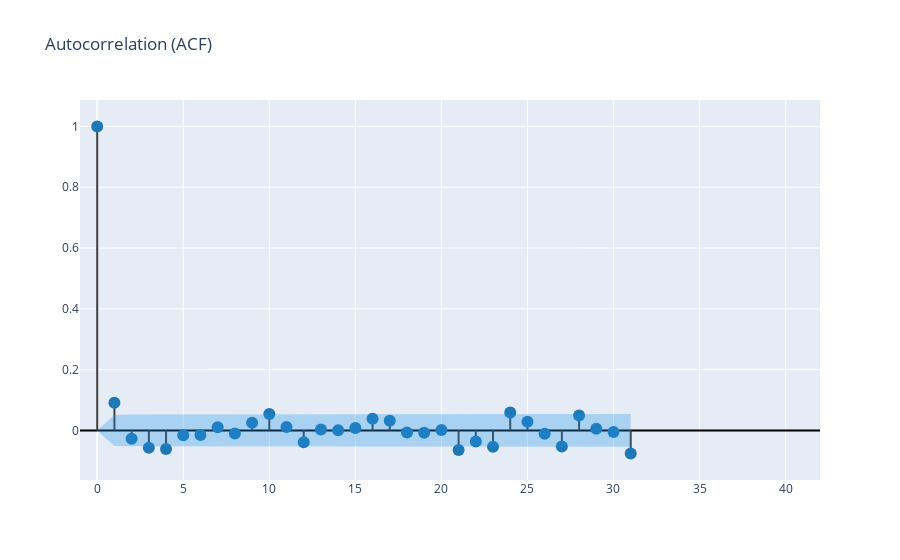
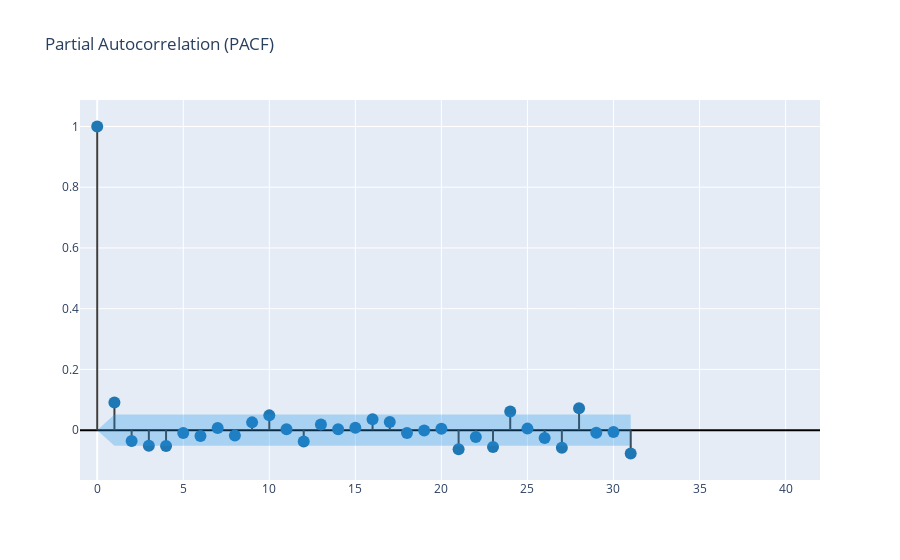

Notebook code cell kept with these figures, in order:
### Code cell
test_and_plots(Google_df.High_diff)

### Figure 1 — Plotly figure (JSON) as saved in the notebook; plotly's stock layout.template omitted (floating-point values rounded to 4 significant figures)
{"data": [{"line": {"color": "#3f3f3f"}, "mode": "lines", "showlegend": false, "type": "scatter", "x": [0, 0], "y": [0, 1]}, {"line": {"color": "#3f3f3f"}, "mode": "lines", "showlegend": false, "type": "scatter", "x": [1, 1], "y": [0, 0.09103]}, {"line": {"color": "#3f3f3f"}, "mode": "lines", "showlegend": false, "type": "scatter", "x": [2, 2], "y": [0, -0.02751]}, {"line": {"color": "#3f3f3f"}, "mode": "lines", "showlegend": false, "type": "scatter", "x": [3, 3], "y": [0, -0.05693]}, {"line": {"color": "#3f3f3f"}, "mode": "lines", "showlegend": false, "type": "scatter", "x": [4, 4], "y": [0, -0.06091]}, {"line": {"color": "#3f3f3f"}, "mode": "lines", "showlegend": false, "type": "scatter", "x": [5, 5], "y": [0, -0.01628]}, {"line": {"color": "#3f3f3f"}, "mode": "lines", "showlegend": false, "type": "scatter", "x": [6, 6], "y": [0, -0.01524]}, {"line": {"color": "#3f3f3f"}, "mode": "lines", "showlegend": false, "type": "scatter", "x": [7, 7], "y": [0, 0.01034]}, {"line": {"color": "#3f3f3f"}, "mode": "lines", "showlegend": false, "type": "scatter", "x": [8, 8], "y": [0, -0.01012]}, {"line": {"color": "#3f3f3f"}, "mode": "lines", "showlegend": false, "type": "scatter", "x": [9, 9], "y": [0, 0.02518]}, {"line": {"color": "#3f3f3f"}, "mode": "lines", "showlegend": false, "type": "scatter", "x": [10, 10], "y": [0, 0.05402]}, {"line": {"color": "#3f3f3f"}, "mode": "lines", "showlegend": false, "type": "scatter", "x": [11, 11], "y": [0, 0.0111]}, {"line": {"color": "#3f3f3f"}, "mode": "lines", "showlegend": false, "type": "scatter", "x": [12, 12], "y": [0, -0.03913]}, {"line": {"color": "#3f3f3f"}, "mode": "lines", "showlegend": false, "type": "scatter", "x": [13, 13], "y": [0, 0.003279]}, {"line": {"color": "#3f3f3f"}, "mode": "lines", "showlegend": false, "type": "scatter", "x": [14, 14], "y": [0, 0.0005934]}, {"line": {"color": "#3f3f3f"}, "mode": "lines", "showlegend": false, "type": "scatter", "x": [15, 15], "y": [0, 0.007863]}, {"line": {"color": "#3f3f3f"}, "mode": "lines", "showlegend": false, "type": "scatter", "x": [16, 16], "y": [0, 0.03829]}, {"line": {"color": "#3f3f3f"}, "mode": "lines", "showlegend": false, "type": "scatter", "x": [17, 17], "y": [0, 0.03162]}, {"line": {"color": "#3f3f3f"}, "mode": "lines", "showlegend": false, "type": "scatter", "x": [18, 18], "y": [0, -0.006999]}, {"line": {"color": "#3f3f3f"}, "mode": "lines", "showlegend": false, "type": "scatter", "x": [19, 19], "y": [0, -0.008048]}, {"line": {"color": "#3f3f3f"}, "mode": "lines", "showlegend": false, "type": "scatter", "x": [20, 20], "y": [0, 0.001487]}, {"line": {"color": "#3f3f3f"}, "mode": "lines", "showlegend": false, "type": "scatter", "x": [21, 21], "y": [0, -0.06433]}, {"line": {"color": "#3f3f3f"}, "mode": "lines", "showlegend": false, "type": "scatter", "x": [22, 22], "y": [0, -0.03652]}, {"line": {"color": "#3f3f3f"}, "mode": "lines", "showlegend": false, "type": "scatter", "x": [23, 23], "y": [0, -0.05413]}, {"line": {"color": "#3f3f3f"}, "mode": "lines", "showlegend": false, "type": "scatter", "x": [24, 24], "y": [0, 0.05898]}, {"line": {"color": "#3f3f3f"}, "mode": "lines", "showlegend": false, "type": "scatter", "x": [25, 25], "y": [0, 0.02847]}, {"line": {"color": "#3f3f3f"}, "mode": "lines", "showlegend": false, "type": "scatter", "x": [26, 26], "y": [0, -0.01077]}, {"line": {"color": "#3f3f3f"}, "mode": "lines", "showlegend": false, "type": "scatter", "x": [27, 27], "y": [0, -0.05332]}, {"line": {"color": "#3f3f3f"}, "mode": "lines", "showlegend": false, "type": "scatter", "x": [28, 28], "y": [0, 0.04869]}, {"line": {"color": "#3f3f3f"}, "mode": "lines", "showlegend": false, "type": "scatter", "x": [29, 29], "y": [0, 0.005713]}, {"line": {"color": "#3f3f3f"}, "mode": "lines", "showlegend": false, "type": "scatter", "x": [30, 30], "y": [0, -0.005062]}, {"line": {"color": "#3f3f3f"}, "mode": "lines", "showlegend": false, "type": "scatter", "x": [31, 31], "y": [0, -0.07608]}, {"marker": {"color": "#1f77b4", "size": 12}, "mode": "markers", "showlegend": false, "type": "scatter", "x": [0, 1, 2, 3, 4, 5, 6, 7, 8, 9, 10, 11, 12, 13, 14, 15, 16, 17, 18, 19, 20, 21, 22, 23, 24, 25, 26, 27, 28, 29, 30, 31], "y": [1, 0.09103, -0.02751, -0.05693, -0.06091, -0.01628, -0.01524, 0.01034, -0.01012, 0.02518, 0.05402, 0.0111, -0.03913, 0.003279, 0.0005934, 0.007863, 0.03829, 0.03162, -0.006999, -0.008048, 0.001487, -0.06433, -0.03652, -0.05413, 0.05898, 0.02847, -0.01077, -0.05332, 0.04869, 0.005713, -0.005062, -0.07608]}, {"line": {"color": "rgba(255,255,255,0)"}, "mode": "lines", "showlegend": false, "type": "scatter", "x": [0, 1, 2, 3, 4, 5, 6, 7, 8, 9, 10, 11, 12, 13, 14, 15, 16, 17, 18, 19, 20, 21, 22, 23, 24, 25, 26, 27, 28, 29, 30, 31], "y": [0, 0.05152, 0.05195, 0.05199, 0.05215, 0.05234, 0.05236, 0.05237, 0.05237, 0.05238, 0.05241, 0.05256, 0.05256, 0.05264, 0.05264, 0.05264, 0.05264, 0.05272, 0.05277, 0.05277, 0.05277, 0.05277, 0.05298, 0.05305, 0.0532, 0.05337, 0.05341, 0.05342, 0.05356, 0.05367, 0.05368, 0.05368]}, {"fill": "tonexty", "fillcolor": "rgba(32, 146, 230,0.3)", "line": {"color": "rgba(255,255,255,0)"}, "mode": "lines", "showlegend": false, "type": "scatter", "x": [0, 1, 2, 3, 4, 5, 6, 7, 8, 9, 10, 11, 12, 13, 14, 15, 16, 17, 18, 19, 20, 21, 22, 23, 24, 25, 26, 27, 28, 29, 30, 31], "y": [0, -0.05152, -0.05195, -0.05199, -0.05215, -0.05234, -0.05236, -0.05237, -0.05237, -0.05238, -0.05241, -0.05256, -0.05256, -0.05264, -0.05264, -0.05264, -0.05264, -0.05272, -0.05277, -0.05277, -0.05277, -0.05277, -0.05298, -0.05305, -0.0532, -0.05337, -0.05341, -0.05342, -0.05356, -0.05367, -0.05368, -0.05368]}], "layout": {"title": {"text": "Autocorrelation (ACF)"}, "xaxis": {"range": [-1, 42]}, "yaxis": {"zerolinecolor": "#000000"}}}

### Figure 2 — Plotly figure (JSON) as saved in the notebook; plotly's stock layout.template omitted (floating-point values rounded to 4 significant figures)
{"data": [{"line": {"color": "#3f3f3f"}, "mode": "lines", "showlegend": false, "type": "scatter", "x": [0, 0], "y": [0, 1]}, {"line": {"color": "#3f3f3f"}, "mode": "lines", "showlegend": false, "type": "scatter", "x": [1, 1], "y": [0, 0.09109]}, {"line": {"color": "#3f3f3f"}, "mode": "lines", "showlegend": false, "type": "scatter", "x": [2, 2], "y": [0, -0.03615]}, {"line": {"color": "#3f3f3f"}, "mode": "lines", "showlegend": false, "type": "scatter", "x": [3, 3], "y": [0, -0.05165]}, {"line": {"color": "#3f3f3f"}, "mode": "lines", "showlegend": false, "type": "scatter", "x": [4, 4], "y": [0, -0.0526]}, {"line": {"color": "#3f3f3f"}, "mode": "lines", "showlegend": false, "type": "scatter", "x": [5, 5], "y": [0, -0.009367]}, {"line": {"color": "#3f3f3f"}, "mode": "lines", "showlegend": false, "type": "scatter", "x": [6, 6], "y": [0, -0.01943]}, {"line": {"color": "#3f3f3f"}, "mode": "lines", "showlegend": false, "type": "scatter", "x": [7, 7], "y": [0, 0.006943]}, {"line": {"color": "#3f3f3f"}, "mode": "lines", "showlegend": false, "type": "scatter", "x": [8, 8], "y": [0, -0.01747]}, {"line": {"color": "#3f3f3f"}, "mode": "lines", "showlegend": false, "type": "scatter", "x": [9, 9], "y": [0, 0.02556]}, {"line": {"color": "#3f3f3f"}, "mode": "lines", "showlegend": false, "type": "scatter", "x": [10, 10], "y": [0, 0.04861]}, {"line": {"color": "#3f3f3f"}, "mode": "lines", "showlegend": false, "type": "scatter", "x": [11, 11], "y": [0, 0.002795]}, {"line": {"color": "#3f3f3f"}, "mode": "lines", "showlegend": false, "type": "scatter", "x": [12, 12], "y": [0, -0.03742]}, {"line": {"color": "#3f3f3f"}, "mode": "lines", "showlegend": false, "type": "scatter", "x": [13, 13], "y": [0, 0.01885]}, {"line": {"color": "#3f3f3f"}, "mode": "lines", "showlegend": false, "type": "scatter", "x": [14, 14], "y": [0, 0.002893]}, {"line": {"color": "#3f3f3f"}, "mode": "lines", "showlegend": false, "type": "scatter", "x": [15, 15], "y": [0, 0.007488]}, {"line": {"color": "#3f3f3f"}, "mode": "lines", "showlegend": false, "type": "scatter", "x": [16, 16], "y": [0, 0.0361]}, {"line": {"color": "#3f3f3f"}, "mode": "lines", "showlegend": false, "type": "scatter", "x": [17, 17], "y": [0, 0.02692]}, {"line": {"color": "#3f3f3f"}, "mode": "lines", "showlegend": false, "type": "scatter", "x": [18, 18], "y": [0, -0.009507]}, {"line": {"color": "#3f3f3f"}, "mode": "lines", "showlegend": false, "type": "scatter", "x": [19, 19], "y": [0, -0.001242]}, {"line": {"color": "#3f3f3f"}, "mode": "lines", "showlegend": false, "type": "scatter", "x": [20, 20], "y": [0, 0.004876]}, {"line": {"color": "#3f3f3f"}, "mode": "lines", "showlegend": false, "type": "scatter", "x": [21, 21], "y": [0, -0.06308]}, {"line": {"color": "#3f3f3f"}, "mode": "lines", "showlegend": false, "type": "scatter", "x": [22, 22], "y": [0, -0.0227]}, {"line": {"color": "#3f3f3f"}, "mode": "lines", "showlegend": false, "type": "scatter", "x": [23, 23], "y": [0, -0.05548]}, {"line": {"color": "#3f3f3f"}, "mode": "lines", "showlegend": false, "type": "scatter", "x": [24, 24], "y": [0, 0.06126]}, {"line": {"color": "#3f3f3f"}, "mode": "lines", "showlegend": false, "type": "scatter", "x": [25, 25], "y": [0, 0.004954]}, {"line": {"color": "#3f3f3f"}, "mode": "lines", "showlegend": false, "type": "scatter", "x": [26, 26], "y": [0, -0.02596]}, {"line": {"color": "#3f3f3f"}, "mode": "lines", "showlegend": false, "type": "scatter", "x": [27, 27], "y": [0, -0.05785]}, {"line": {"color": "#3f3f3f"}, "mode": "lines", "showlegend": false, "type": "scatter", "x": [28, 28], "y": [0, 0.07216]}, {"line": {"color": "#3f3f3f"}, "mode": "lines", "showlegend": false, "type": "scatter", "x": [29, 29], "y": [0, -0.008745]}, {"line": {"color": "#3f3f3f"}, "mode": "lines", "showlegend": false, "type": "scatter", "x": [30, 30], "y": [0, -0.006214]}, {"line": {"color": "#3f3f3f"}, "mode": "lines", "showlegend": false, "type": "scatter", "x": [31, 31], "y": [0, -0.07698]}, {"marker": {"color": "#1f77b4", "size": 12}, "mode": "markers", "showlegend": false, "type": "scatter", "x": [0, 1, 2, 3, 4, 5, 6, 7, 8, 9, 10, 11, 12, 13, 14, 15, 16, 17, 18, 19, 20, 21, 22, 23, 24, 25, 26, 27, 28, 29, 30, 31], "y": [1, 0.09109, -0.03615, -0.05165, -0.0526, -0.009367, -0.01943, 0.006943, -0.01747, 0.02556, 0.04861, 0.002795, -0.03742, 0.01885, 0.002893, 0.007488, 0.0361, 0.02692, -0.009507, -0.001242, 0.004876, -0.06308, -0.0227, -0.05548, 0.06126, 0.004954, -0.02596, -0.05785, 0.07216, -0.008745, -0.006214, -0.07698]}, {"line": {"color": "rgba(255,255,255,0)"}, "mode": "lines", "showlegend": false, "type": "scatter", "x": [0, 1, 2, 3, 4, 5, 6, 7, 8, 9, 10, 11, 12, 13, 14, 15, 16, 17, 18, 19, 20, 21, 22, 23, 24, 25, 26, 27, 28, 29, 30, 31], "y": [0, 0.05152, 0.05152, 0.05152, 0.05152, 0.05152, 0.05152, 0.05152, 0.05152, 0.05152, 0.05152, 0.05152, 0.05152, 0.05152, 0.05152, 0.05152, 0.05152, 0.05152, 0.05152, 0.05152, 0.05152, 0.05152, 0.05152, 0.05152, 0.05152, 0.05152, 0.05152, 0.05152, 0.05152, 0.05152, 0.05152, 0.05152]}, {"fill": "tonexty", "fillcolor": "rgba(32, 146, 230,0.3)", "line": {"color": "rgba(255,255,255,0)"}, "mode": "lines", "showlegend": false, "type": "scatter", "x": [0, 1, 2, 3, 4, 5, 6, 7, 8, 9, 10, 11, 12, 13, 14, 15, 16, 17, 18, 19, 20, 21, 22, 23, 24, 25, 26, 27, 28, 29, 30, 31], "y": [0, -0.05152, -0.05152, -0.05152, -0.05152, -0.05152, -0.05152, -0.05152, -0.05152, -0.05152, -0.05152, -0.05152, -0.05152, -0.05152, -0.05152, -0.05152, -0.05152, -0.05152, -0.05152, -0.05152, -0.05152, -0.05152, -0.05152, -0.05152, -0.05152, -0.05152, -0.05152, -0.05152, -0.05152, -0.05152, -0.05152, -0.05152]}], "layout": {"title": {"text": "Partial Autocorrelation (PACF)"}, "xaxis": {"range": [-1, 42]}, "yaxis": {"zerolinecolor": "#000000"}}}
